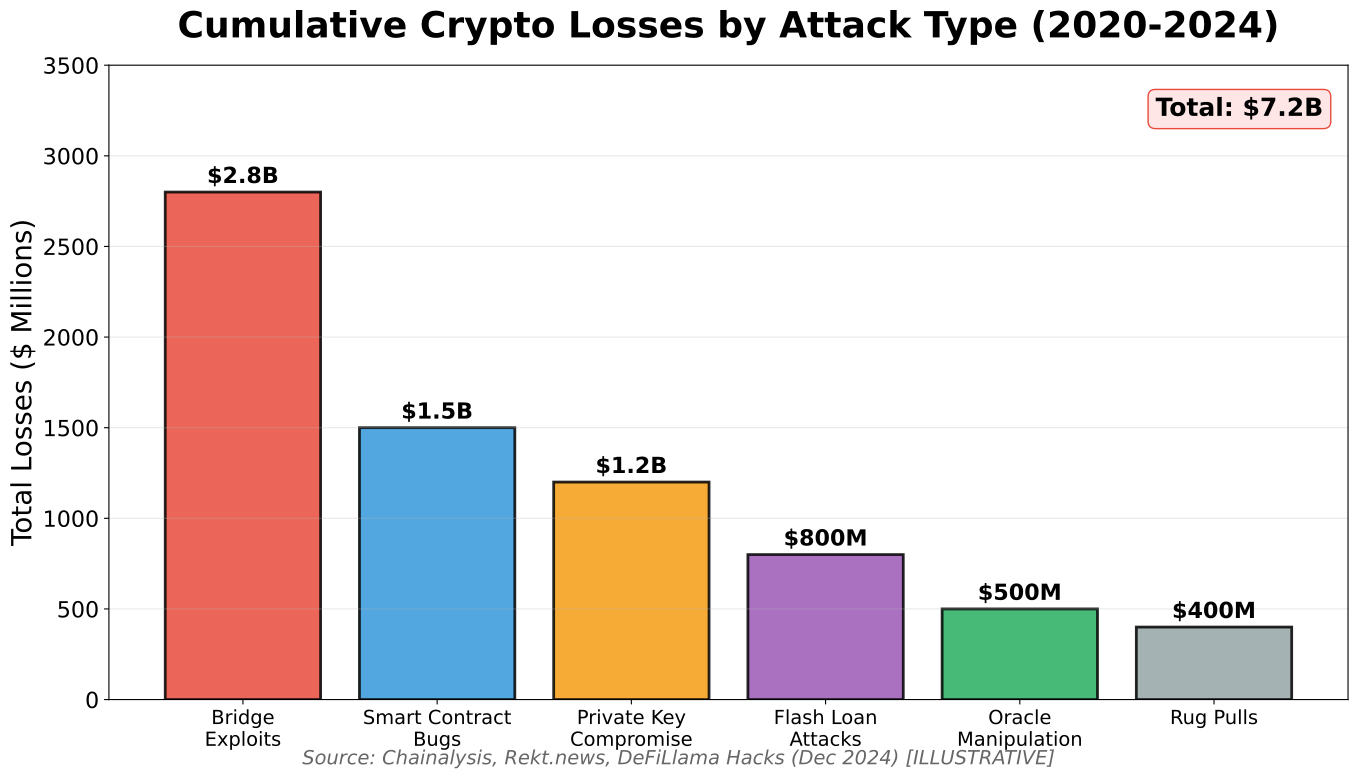

The script that saved this image:
"""
Crypto Hacks by Type
Bar chart showing losses by attack vector

Output: crypto_hacks_by_type.pdf
Module: module_02_blockchain
Lesson: 23 - Security
"""

from pathlib import Path
import matplotlib.pyplot as plt
import numpy as np

CHART_METADATA = {
    'title': 'Crypto Hacks by Type',
    'module': 'module_02_blockchain',
    'lesson': 23,
    'url': 'https://github.com/Digital-AI-Finance/digital-finance/tree/main/module_02_blockchain/figures/crypto_hacks_by_type'
}

plt.rcParams.update({
    'font.size': 20,
    'axes.labelsize': 20,
    'axes.titlesize': 28,
    'xtick.labelsize': 14,
    'ytick.labelsize': 16,
    'legend.fontsize': 16,
})

def create_chart():
    """Create crypto hacks by type bar chart"""
    fig, ax = plt.subplots(figsize=(14, 8))

    attack_types = ['Bridge\nExploits', 'Smart Contract\nBugs', 'Private Key\nCompromise',
                   'Flash Loan\nAttacks', 'Oracle\nManipulation', 'Rug Pulls']
    losses = [2800, 1500, 1200, 800, 500, 400]  # Millions USD cumulative
    colors = ['#E74C3C', '#3498DB', '#F39C12', '#9B59B6', '#27AE60', '#95A5A6']

    bars = ax.bar(attack_types, losses, color=colors, alpha=0.85, edgecolor='black', linewidth=2)

    ax.set_ylabel('Total Losses ($ Millions)', fontsize=20)
    ax.set_title('Cumulative Crypto Losses by Attack Type (2020-2024)', fontsize=26, fontweight='bold', pad=20)

    # Add value labels
    for bar, val in zip(bars, losses):
        ax.text(bar.get_x() + bar.get_width()/2, bar.get_height() + 50,
               f'${val/1000:.1f}B' if val >= 1000 else f'${val}M',
               ha='center', fontsize=16, fontweight='bold')

    ax.grid(axis='y', alpha=0.3)
    ax.set_ylim(0, 3500)

    # Total losses annotation
    total = sum(losses)
    ax.text(0.98, 0.95, f'Total: ${total/1000:.1f}B', transform=ax.transAxes,
           fontsize=18, ha='right', va='top', fontweight='bold',
           bbox=dict(boxstyle='round', facecolor='#FFE6E6', edgecolor='#E74C3C'))

    fig.text(0.5, 0.02, 'Source: Chainalysis, Rekt.news, DeFiLlama Hacks (Dec 2024) [ILLUSTRATIVE]',
            fontsize=14, ha='center', style='italic', color='#666666')

    plt.tight_layout()

    output_path = Path(__file__).parent / 'crypto_hacks_by_type.pdf'
    plt.savefig(output_path, format='pdf', dpi=300, bbox_inches='tight')
    plt.close()
    print(f"Chart saved to: {output_path}")
    return output_path

if __name__ == '__main__':
    create_chart()
